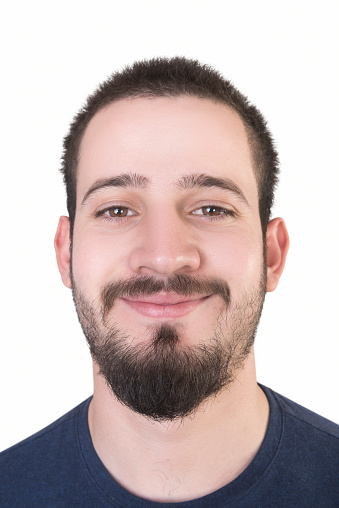
#> input picture Passport_Photo.jpg, 339 x 508 px, found by its file name
$ python BlurredImage.py
#> lines starting #> are read from the running program, lines starting #| are printed output that depends on the picture
import cv2

image1 = cv2.imread("Images/Passport_Photo.jpg", 1)
#> image1 is the input picture: shape (508, 339, 3); mean B, G, R 184.6, 185.6, 200.8
#Loads the image
cv2.imshow("First Image", image1)
#shows the image with a window title

cv2.waitKey(0)
#it will hold the window until the user presses a key

Gaussian = cv2.GaussianBlur(image1, (7, 7), 0)
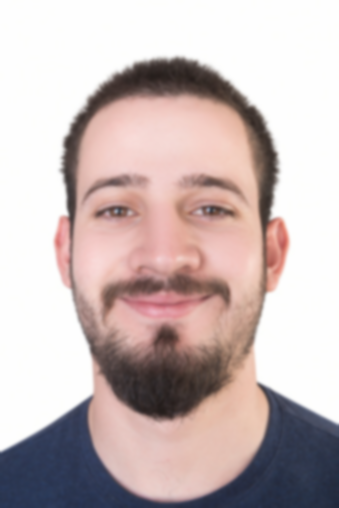
#> Gaussian: shape (508, 339, 3); mean B, G, R 184.6, 185.6, 200.9
#This will blur the image, but differently to the the errosion, as the pixels are not enlarged, just less defined. This is used in machine learning - preprocessing steps
cv2.imshow("Gaussian blur", Gaussian)

cv2.waitKey(0)

Median = cv2.medianBlur(image1, 5)
#It blurs the image from the centre, which is the centre (there are 4 corners, the fifth is the centre). Think of it as more of a middle blur than a huge blur.
cv2.imshow("Median blur", Median)

cv2.waitKey(0)

Bilateral = cv2.bilateralFilter(image1, 9, 75, 75)
#It blurs everything but the sharp edges. the 9 signifies the size of the pixel. the two 75's are the rows and columns that the image is divided into.
cv2.imshow("Bilateral Blur", Bilateral)

cv2.waitKey(0)

cv2.destroyAllWindows()
#it will destroy all windows

$ run again, with Dots.jpg copied over Passport_Photo.jpg
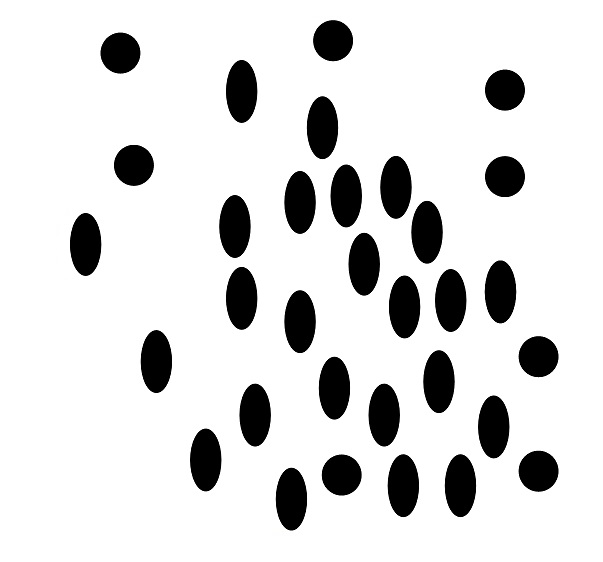
#> input picture Dots.jpg, 603 x 562 px, found by its file name
#> image1 is the input picture: shape (562, 603, 3); mean B, G, R 219.3, 219.3, 219.3
#> `Gaussian = cv2.GaussianBlur(image1, (7, 7), 0)`:
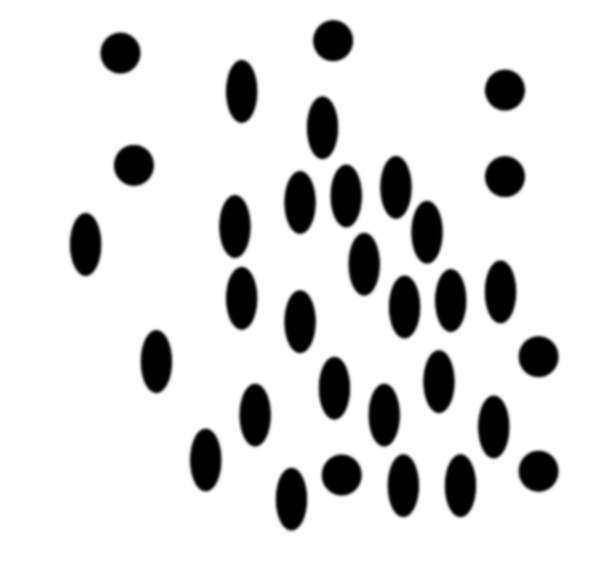
#> Gaussian: shape (562, 603, 3); mean B, G, R 219.3, 219.3, 219.3

$ run again, with Fox.jpg copied over Passport_Photo.jpg
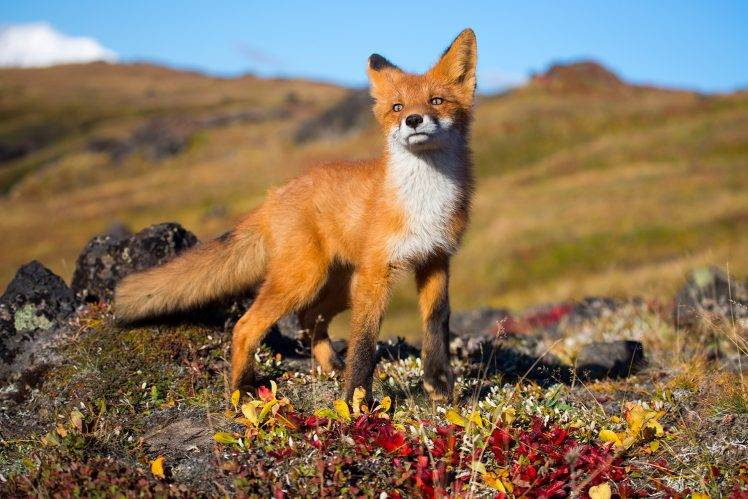
#> input picture Fox.jpg, 748 x 499 px, found by its file name
#> image1 is the input picture: shape (499, 748, 3); mean B, G, R 90.8, 115.5, 135.6
#> `Gaussian = cv2.GaussianBlur(image1, (7, 7), 0)`:
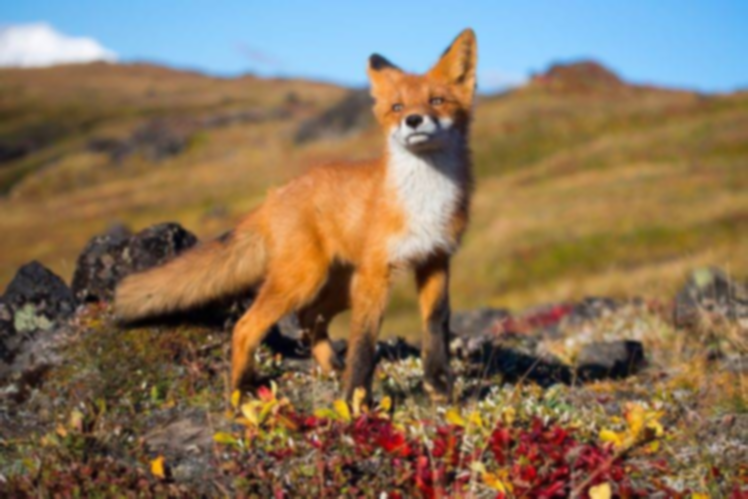
#> Gaussian: shape (499, 748, 3); mean B, G, R 90.8, 115.5, 135.6
